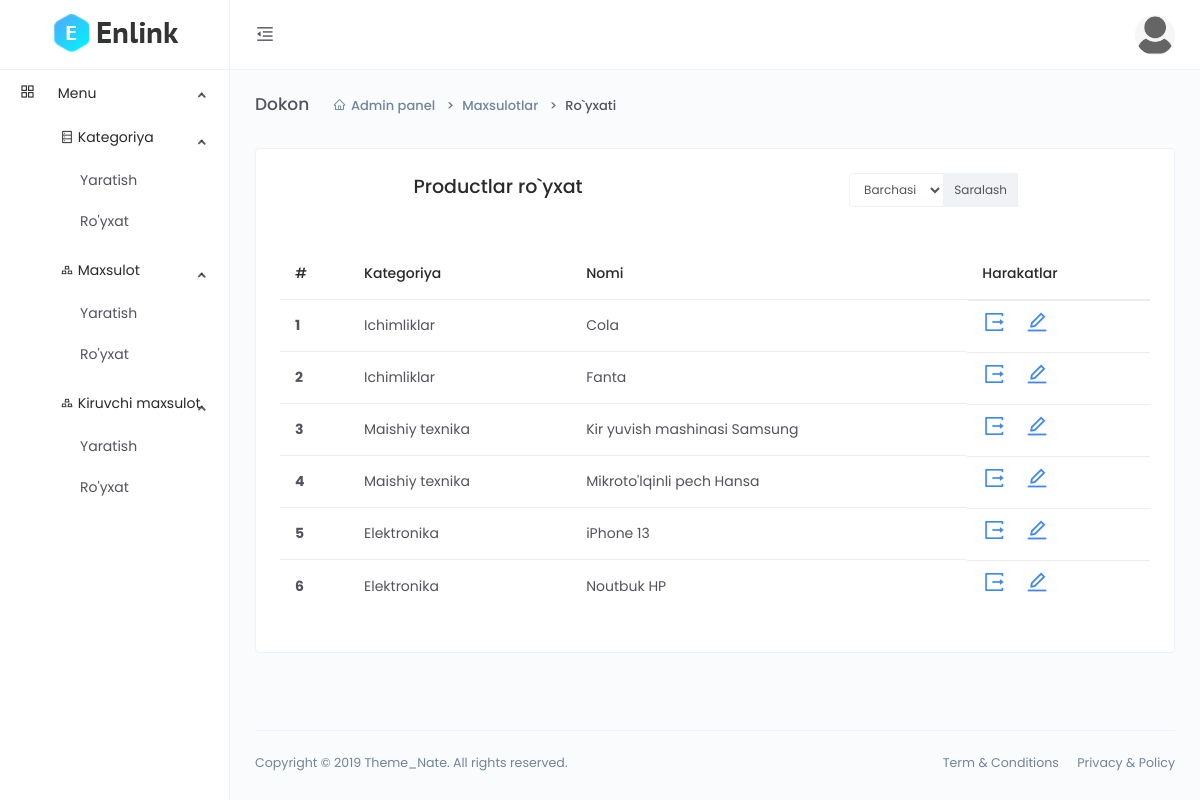
Screenshot of /dashboard/product-list with the database file from the repository.
### main/models.py (models this page shows, shortened)
class CodeGenerate(models.Model):
    code = models.CharField(max_length=255, blank=True,unique=True)
    class Meta:
        abstract = True

class Product(CodeGenerate):
    category = models.ForeignKey(Category, on_delete=models.CASCADE)
    name = models.CharField(max_length=255)
    body = models.TextField()
    price = models.DecimalField(decimal_places=2, max_digits=10)
    discount_price = models.DecimalField(decimal_places=2, max_digits=10,
                                         blank=True, null=True)
    banner_img = models.ImageField(upload_to='banner-img')
    quantity = models.IntegerField()
    delivery = models.BooleanField(default=False)

class Category(CodeGenerate):
    name = models.CharField(max_length=255, unique=True)

### main/dashboard/views.py (the view)
# urls.py: path('product-list', views.product_list, name='product_list'),
def product_list(request):
    categories = models.Category.objects.all()
    category_code = request.GET.get('category_code')
    if category_code and category_code != '0':
        queryset = models.Product.objects.filter(category__code=category_code)
    else:
        queryset = models.Product.objects.all()
    context = {
          'queryset':queryset,
          'categories':categories,
          'category_code':category_code,
    }
    return render(request, 'dashboard/product/list.html', context)

### templates/dashboard/product/list.html (shortened to what this page needs)
{% extends 'dashboard/base.html' %}
{% block content %}
<div class="main-content">
    <div class="page-header">
        <h2 class="header-title">Dokon</h2>
        <div class="header-sub-title">
            <nav class="breadcrumb breadcrumb-dash">
                <a href="#" class="breadcrumb-item"><i class="anticon anticon-home m-r-5"></i>Admin panel</a>
                <a class="breadcrumb-item" href="#">Maxsulotlar</a>
                <span class="breadcrumb-item active">Ro`yxati</span>
            </nav>
        </div>
    </div>
    <div class="card">
        <div class="card-body">
            <div class="d-flex justify-content-around">
                <h4>Productlar ro`yxat</h4>
                <div>
                    <form class="input-group input-group-sm mb-3">
                        <select name="category_code" class="form-control">
                            <option value="0">Barchasi</option>
                        </select>
                        <div class="input-group-prepend">
                            <button class="input-group-text" id="inputGroup-sizing-sm" type="submit">Saralash</button>
                        </div>
                    </form>
                </div>
            </div>
            <div class="m-t-25">
                <div class="table-responsive">
                    <table class="table">
                        <thead>
                            <tr>
                                <th scope="col">#</th>
                                <th scope="col">Kategoriya</th>
                                <th scope="col">Nomi</th>
                                <th scope="col">Harakatlar</th>
                            </tr>
                        </thead>
                        <tbody>
                            {% for q in queryset %}
                            <tr>
                                <th scope="row">{{forloop.counter}}</th>
                                <td>{{q.category.name}}</td>
                                <td>{{q.name}}</td>
                                <td class="table-responsive">
                                    <a href="{% url 'dashboard:product_detail' q.code  %}" ><i class="anticon anticon-export"style="font-size:24px; margin-right: 15px;"></i></a>
                                    <a href="{% url 'dashboard:product_update' q.code %}" class="anticon anticon-edit" style="font-size:24px; margin-right: 15px;"></a>
                                </td>
                            </tr>
                            {% endfor %}
                        </tbody>
                    </table>
                </div>
            </div>
        </div>
    </div>
</div>
{% endblock %}

### rows the page displays
Product: category.name "Ichimliklar", name "Cola"
Product: category.name "Ichimliklar", name "Fanta"
Product: category.name "Maishiy texnika", name "Kir yuvish mashinasi Samsung"
Product: category.name "Maishiy texnika", name "Mikroto'lqinli pech Hansa"
Product: category.name "Elektronika", name "iPhone 13"
Product: category.name "Elektronika", name "Noutbuk HP"
